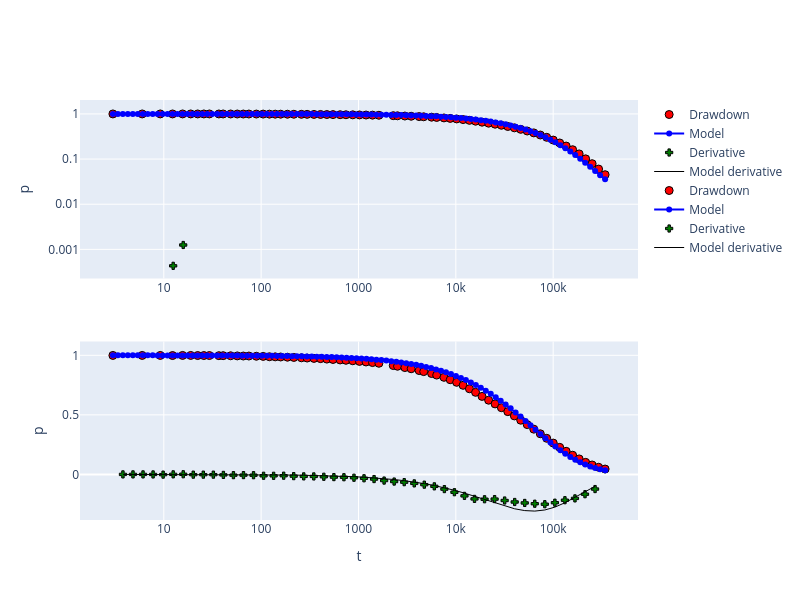

Here is the notebook cell this chart was saved with:
### Markdown cell above
## Model fitting

We then define the values of the parameters that are required for the interpretation:

rw: represents the radius of the well in m

rc: represents the radius of the casing in m

I recommend to use first order hand-fits as the guess_params function is often trapped in the wrong local minimum found by the fit function. I.e. using here test.p = [800, 12000] is not far away and can be justified using the trial function.

### Code cell
rw=0.071               
rc=0.025 

test = ht.Cooper(df=data2, rw=rw, rc=rc)
test.guess_params()
test.Vs = 1
test.Ceff = 2E-9
test.p = [8000, 12000]
test.trial()
test.rpt()
